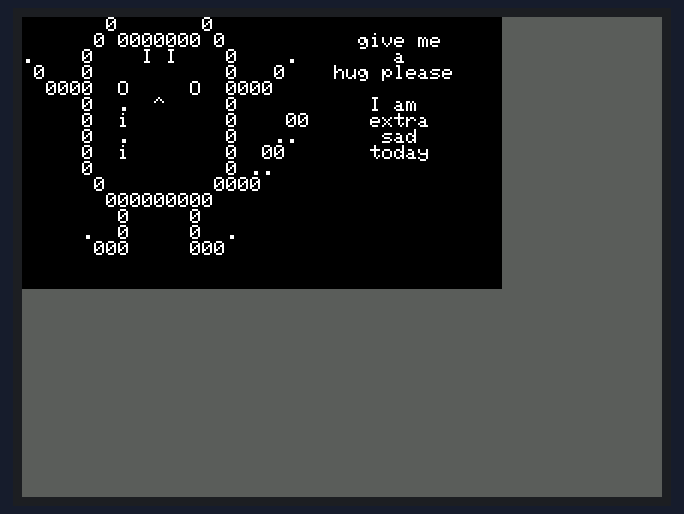
Recording of a sketch running on a simulated ESP32. On the bench: 320×240 colour display.

Above: at 0.4 s.

The sketch:

TFT_Print_sadcat.ino
```cpp
/*
 Test the tft.print() viz embedded tft.write() function

 This sketch used font 2, 4, 7

 Make sure all the display driver and pin connections are correct by
 editing the User_Setup.h file in the TFT_eSPI library folder.

 Note that yield() or delay(0) must be called in long duration for/while
 loops to stop the ESP8266 watchdog triggering.

 #########################################################################
 ###### DON'T FORGET TO UPDATE THE User_Setup.h FILE IN THE LIBRARY ######
 #########################################################################
 */


#include <TFT_eSPI.h> // Graphics and font library for ST7735 driver chip
#include <SPI.h>

TFT_eSPI tft = TFT_eSPI();  // Invoke library, pins defined in User_Setup.h

#define TFT_GREY 0x5AEB // New color

void setup(void) {
  tft.init();
  tft.setRotation(1);
}

void loop(){
  tft.fillScreen(TFT_GREY);
  tft.setTextColor(TFT_WHITE,TFT_BLACK);  tft.setTextSize(1);


tft.println("       0       0                        ");
tft.println("      0 0000000 0           give me     ");
tft.println(".    0    I I    0    .        a        ");
tft.println(" 0   0           0   0    hug please    ");
tft.println("  0000  O     O  0000                   ");
tft.println("     0  .  ^     0           I am       ");
tft.println("     0  i        0    00     extra      ");
tft.println("     0  .        0   ..       sad       ");
tft.println("     0  i        0  00       today      ");
tft.println("     0           0 ..                   ");
tft.println("      0         0000                    ");
tft.println("       000000000                        ");
tft.println("        0     0                         ");
tft.println("     .  0     0  .                      ");
tft.println("      000     000                       ");
tft.println("                                        ");
tft.println("                                        ");


   while(1) yield();
}
```
